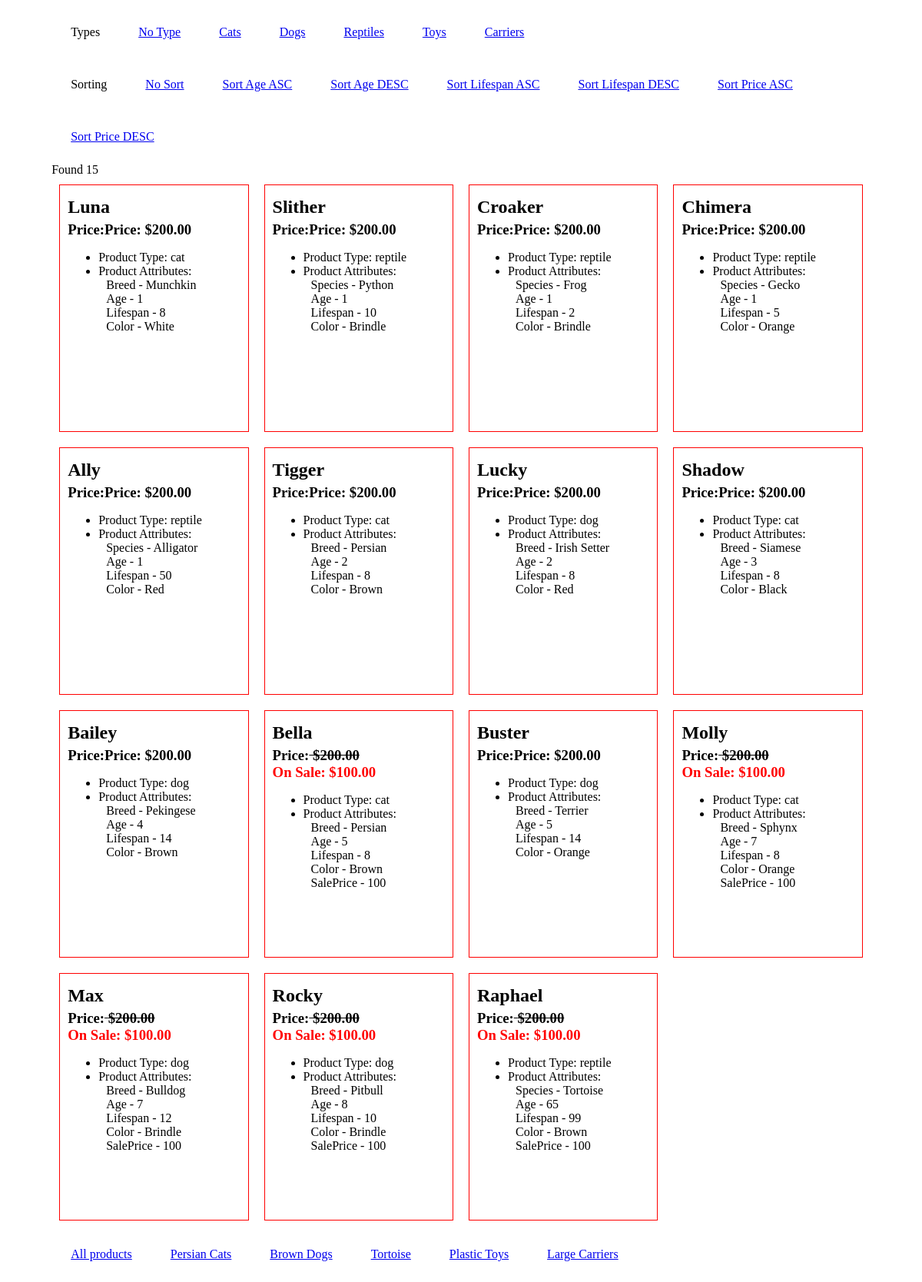
The app's page /index.php?sort=ageasc with its own data.
### tables this page shows
CREATE TABLE `psa_products` (
  `product_id` int(11) NOT NULL,
  `product_name` varchar(45) NOT NULL,
  `product_type` varchar(45) NOT NULL DEFAULT '0',
  `product_price` decimal(6,2) NOT NULL
);

### index.php (called while the page is built, shortened)
<?php
include ('AutoLoader.class.php');
$pageData = Array();
if (php_sapi_name() === 'cli') {
    $pageData['themepath'] = 'app/view/themes/cli/';
} else {
    $pageData['themepath'] = 'app/view/themes/default/';
}
$request = new stdClass();
$request->route = 'search';
if (! empty($_GET['sort'])) {
    $request->sort = filter_var($_GET['sort'], FILTER_SANITIZE_STRING);
}
$loader = new Loader();
$loader->themepath = $pageData['themepath'];
$controller = $loader->loadController('Index', $pageData, $request);
$loader->loadView('common/header');
$pageData['body'] = $controller->index();
$loader->loadView('index', $pageData['body']);

### system/db/DatabaseMysqli.class.php (called while the page is built, shortened)
<?php
final class DatabaseMysqli extends Config
{
    private static $instance = null;
    private function __construct()
    {
        try {
            $this->connection = new \mysqli(self::DB_SERVER, self::DB_USER, self::DB_PASS, self::DB_DATABASE);
        } catch (\Exception $e) {
            error_log($e, 0);
        }
    }
    public static function getInstance()
    {
        if (self::$instance == null) {
            self::$instance = new DatabaseMysqli();
        }
        return self::$instance;
    }
    public function getResults(string $query): array
    {
        try {
            $rs = $this->connection->query($query);
            if ($this->connection->error) {
                throw new \Exception("PHP-MYSQL Error:  Could not execute Query:  query was $query");
            } else {
                while ($row = $rs->fetch_object()) {
                    $results['data'][] = $row;
                }
                if (strstr($query, 'SQL_CALC_FOUND_ROWS')) {
                    $results['num_rows'] = $rs->num_rows;
                }
                return $results;
            }
        } catch (\Exception $e) {
            $em = "PHP-MYSQL Error: " . $this->connection->errno . " - " . $this->connection->error;
            error_log($e, 0);
            error_log($em, 0);
            return Array();
        }
    }
}

### app/model/ProductSearch.class.php (called while the page is built, shortened)
<?php
class ProductSearch extends AbstractModel
{
    public $sort;
    private $whereAttributeClause;
    private $wherePriceClause;
    private $whereTypeClause;
    private $whereAdditionalClause;
    public function getProducts(): Array
    {
        $query = "SELECT SQL_CALC_FOUND_ROWS
                    p.product_name,p.product_type,p.product_price,
                      (SELECT attribute_value
                        FROM
                            petstore_db01.psa_attributes a
                        WHERE
                            a.product_id = p.product_id AND
                            LOWER(a.attribute_name) = 'age'
                        ) AS age,
                      (SELECT attribute_value
                        FROM
                            petstore_db01.psa_attributes a1
                        WHERE
                            a1.product_id = p.product_id AND
                            LOWER(a1.attribute_name) = 'lifespan'
                        ) AS lifespan,
                    (SELECT
                            GROUP_CONCAT(concat(ifnull(attribute_name,'NULL'),':',ifnull(attribute_value,'NULL')),';'
                                    SEPARATOR '|'
                                ) as attributes
                        FROM
                            petstore_db01.psa_attributes a3
                       WHERE a3.product_id = p.product_id
                        ) AS attributes
                FROM
                    petstore_db01.psa_products p
                    LEFT JOIN
                    petstore_db01.psa_attributes ptav ON ptav.product_id = p.product_id
            WHERE p.product_id !=''
            $this->whereAttributeClause
            $this->wherePriceClause
            $this->whereTypeClause
            $this->whereAdditionalClause
            group by p.product_id
            $this->sort ;";
        $results = $this->db->getResults($query);
        return ($results);
    }
    public function setSort(string $sorting)
    {
        switch ($sorting) {
            case 'ageasc':
                $this->sort = ' order by CAST(age as unsigned) asc ';
                $this->whereAdditionalClause = " AND (ptav.attribute_name = 'age' and attribute_value !='') ";
                break;
        }
    }
}

### app/controller/Index.class.php (called while the page is built, shortened)
<?php
class Index extends AbstractController
{
    public function __construct($request)
    {
        $this->request = $request;
    }
    public function index()
    {
        $loader = new Loader();
        $search = $loader->loadModel('ProductSearch');
        if (! empty($this->request->sort)) {
            $search->setSort($this->request->sort);
        }
        $results = $search->getProducts();
        if (! empty($results['data'])) {
            foreach ($results['data'] as $k => $v) {
                if (! empty($v->attributes)) {
                    $arr = explode('|', $v->attributes);
                    unset($v->attributes);
                    foreach ($arr as $k2 => $v2) {
                        if (! empty($v->age) && ! empty($v->lifespan)) {
                            $used = (double) $v->age / (double) $v->lifespan;
                            if ($used > .5) {
                                $v->salePrice = ($v->product_price * .5);
                            }
                        }
                    }
                }
            }
        } else {
            echo '<pre>';
            echo '</pre>';
            $results['data'] = 'No Results';
            $results['num_rows'] = 0;
        }
        return $results;
    }
}

### AutoLoader.class.php (called while the page is built, shortened)
<?php
class autoLoader
{
    public function __construct()
    {
        spl_autoload_register(function ($class) {
            $file = __DIR__ . DIRECTORY_SEPARATOR . str_replace('\\', DIRECTORY_SEPARATOR, $class) . '.class.php';
        });
    }
}

### system/engine/AbstractModel.class.php (called while the page is built, shortened)
<?php
abstract class AbstractModel
{
    protected function __construct()
    {
        $this->db = DatabaseMysqli::getInstance();
    }
}

### app/view/themes/default/boxes/productBoxes.php (the view)
<div class="quarter floatleft">
    <div class="productbox  ">
    	<h2 class="mar5tb"><?=$v->product_name; ?></h2>
    	<h3 class="mar5tb">Price:<?php
        if (! empty($v->salePrice)) {
            echo '<strike>' . sprintf(" $%01.2f", $v->product_price) . '</strike><br>';
            echo '<b style="color:red">' . sprintf("On Sale: $%01.2f", $v->salePrice) . '</b>';
        } else {
            echo sprintf("Price: $%01.2f", $v->product_price);;
        }
        ?>
        </h3>
    	<ul>
    		<li>Product Type: <?=$v->product_type; ?></li>
    		<li style="width: 100%;">Product Attributes:
    		<?php
            if (is_array($v->attributes)) {
                foreach ($v->attributes as $k1 => $v1) {
                    foreach ($v1 as $k2 => $v2) {
                        if (! empty($v2) && $v2 != 'NULL') {
                            echo '<div style="padding-left:10px;">';
                            echo ucwords($k2);
                            echo ' - ';
                            echo ucwords($v2);
                            echo '</div>';
                        }
                    }
                }
            }
            ?>
    		</li>
    	</ul>
    </div>
</div>

### app/view/themes/default/index.php
<div class="" style="width:100%;">
<div><?php
if (! empty($pageData['num_rows'])){
    echo "Found {$pageData['num_rows']}";
}?>
</div>
<?php
if ($pageData['num_rows'] > 0) {
    foreach ($pageData['data'] as $k => $v) {
        require 'boxes/productBoxes.php';
    }
} else {
    echo 'We are sorry, the search returned no results, please search again ';
}
?>
</div>

### app/view/themes/default/common/header.php (style rules this page uses)
.quarter { width: 25%; }
.floatleft { float: left; }
.productbox { border: 1px solid red; padding: 10px; margin: 10px; min-height: 300px; }
.mar5tb { margin: 5px 0px; }

### records on screen
psa_products: product_name "Luna", product_price "200.00", product_type "cat", k2 "Breed", v2 "Munchkin", k2 "Age", v2 "1", k2 "Lifespan", v2 "8", k2 "Color", v2 "White"
psa_products: product_name "Slither", product_price "200.00", product_type "reptile", k2 "Species", v2 "Python", k2 "Age", v2 "1", k2 "Lifespan", v2 "10", k2 "Color", v2 "Brindle"
psa_products: product_name "Croaker", product_price "200.00", product_type "reptile", k2 "Species", v2 "Frog", k2 "Age", v2 "1", k2 "Lifespan", v2 "2", k2 "Color", v2 "Brindle"
psa_products: product_name "Chimera", product_price "200.00", product_type "reptile", k2 "Species", v2 "Gecko", k2 "Age", v2 "1", k2 "Lifespan", v2 "5", k2 "Color", v2 "Orange"
psa_products: product_name "Ally", product_price "200.00", product_type "reptile", k2 "Species", v2 "Alligator", k2 "Age", v2 "1", k2 "Lifespan", v2 "50", k2 "Color", v2 "Red"
psa_products: product_name "Tigger", product_price "200.00", product_type "cat", k2 "Breed", v2 "Persian", k2 "Age", v2 "2", k2 "Lifespan", v2 "8", k2 "Color", v2 "Brown"
psa_products: product_name "Lucky", product_price "200.00", product_type "dog", k2 "Breed", v2 "Irish Setter", k2 "Age", v2 "2", k2 "Lifespan", v2 "8", k2 "Color", v2 "Red"
psa_products: product_name "Shadow", product_price "200.00", product_type "cat", k2 "Breed", v2 "Siamese", k2 "Age", v2 "3", k2 "Lifespan", v2 "8", k2 "Color", v2 "Black"
psa_products: product_name "Bailey", product_price "200.00", product_type "dog", k2 "Breed", v2 "Pekingese", k2 "Age", v2 "4", k2 "Lifespan", v2 "14", k2 "Color", v2 "Brown"
psa_products: product_name "Bella", product_price "200.00", product_price "100.00", product_type "cat", k2 "Breed", v2 "Persian", k2 "Age", v2 "5", k2 "Lifespan", v2 "8", k2 "Color", v2 "Brown", k2 "SalePrice", v2 "100"
psa_products: product_name "Buster", product_price "200.00", product_type "dog", k2 "Breed", v2 "Terrier", k2 "Age", v2 "5", k2 "Lifespan", v2 "14", k2 "Color", v2 "Orange"
psa_products: product_name "Molly", product_price "200.00", product_price "100.00", product_type "cat", k2 "Breed", v2 "Sphynx", k2 "Age", v2 "7", k2 "Lifespan", v2 "8", k2 "Color", v2 "Orange", k2 "SalePrice", v2 "100"
psa_products: product_name "Max", product_price "200.00", product_price "100.00", product_type "dog", k2 "Breed", v2 "Bulldog", k2 "Age", v2 "7", k2 "Lifespan", v2 "12", k2 "Color", v2 "Brindle", k2 "SalePrice", v2 "100"
psa_products: product_name "Rocky", product_price "200.00", product_price "100.00", product_type "dog", k2 "Breed", v2 "Pitbull", k2 "Age", v2 "8", k2 "Lifespan", v2 "10", k2 "Color", v2 "Brindle", k2 "SalePrice", v2 "100"
psa_products: product_name "Raphael", product_price "200.00", product_price "100.00", product_type "reptile", k2 "Species", v2 "Tortoise", k2 "Age", v2 "65", k2 "Lifespan", v2 "99", k2 "Color", v2 "Brown", k2 "SalePrice", v2 "100"

### other values on screen
$pageData['num_rows'] "15"
